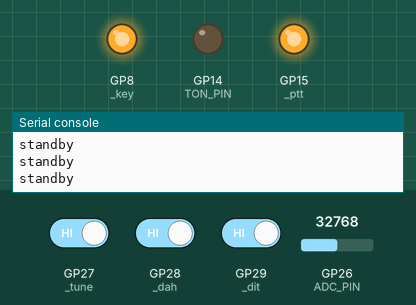
Simulated run of this program. Board: Raspberry Pi Pico running MicroPython. On the bench: output pins drawn as LEDs (lit = HIGH), the last lines printed to the serial console. Dashed ring = blinking. Inputs (shaded band) come from the test bench; at power-on: GP28 (_dah) HIGH, GP27 (_tune) HIGH, GP29 (_dit) HIGH, GP26 (ADC_PIN) = 32768 (analog values on the 0–65535 scale).

Above: at 1.2 s.
1.3 s: GP28 (_dah) driven LOW
At 1.95 s:
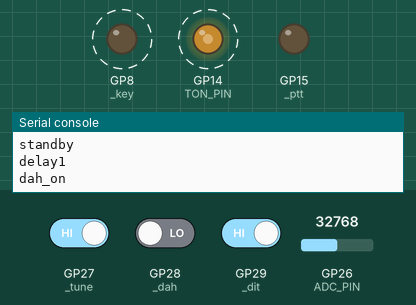
7.3 s: GP27 (_tune) driven LOW and GP28 (_dah) driven HIGH and GP29 (_dit) driven HIGH
At 9.5 s:
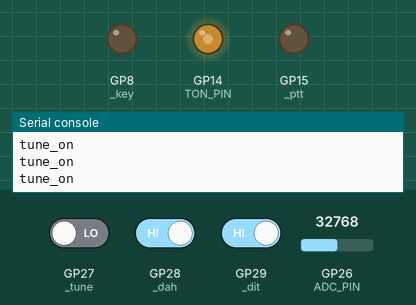
10.2 s: GP27 (_tune) driven HIGH
At 10.7 s:
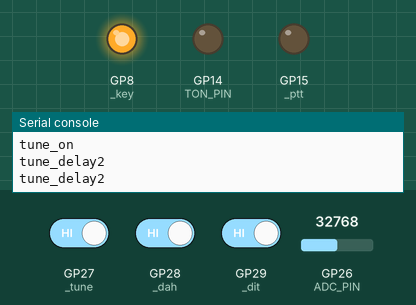
12.3 s: GP27 (_tune) driven LOW
At 13.9 s:
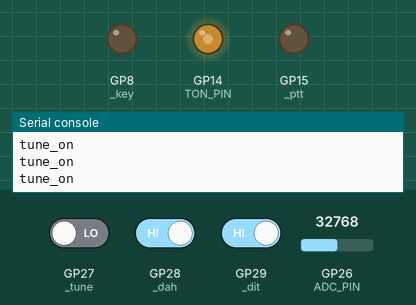
Timing chart, 0 to 15.1 s (numbered marks = the images above; inputs shaded):
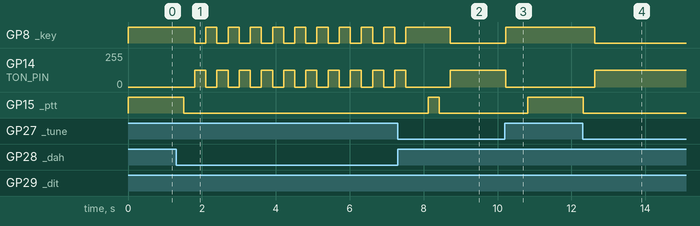

Measured:
- after the input at 1.3 s, GP8 (_key): alternates HIGH for 0.30 s and LOW for 0.30 s, starting after 0.51 s; GP14 (TON_PIN): alternates 127/255 for 0.30 s and 0/255 for 0.30 s, starting after 0.51 s; GP15 (_ptt): HIGH → LOW after 0.21 s
- after the input at 7.3 s, GP15 (_ptt): LOW → HIGH after 0.82 s, → LOW 0.30 s later
- after the input at 10.2 s, GP8 (_key): LOW → HIGH at once; GP14 (TON_PIN): 127/255 → 0/255 at once; GP15 (_ptt): LOW → HIGH after 0.62 s
- after the input at 12.3 s, GP8 (_key): HIGH → LOW after 0.33 s; GP14 (TON_PIN): 0/255 → 127/255 after 0.33 s; GP15 (_ptt): HIGH → LOW at once

The program:

state_machine.py
```python
#### MicroPython v1.23.0 on 2024-06-02; ESP module with ESP8266
from timer import Timer
from time import sleep

#diverse objekte
timer = Timer(0) # Timer fuer dit und dah
timer_poti_lesen = Timer(200,repeat=True)  # alle 200ms wird speed poti gelesen
#  Konstanten verzoegerungen
TDELAY1= const(10) # millisec  anfangsverzoegerung
TDELAY2= const(200) # millisec end verzoegerung


# folgende objekte wurde einzeln getestet,
# sie stehen daher in separaten modulen
import ptt    # ptt ausgang , hier als led low aktiv
import key    # tast ausgang
import tune   # tune taste
import paddle # paddle pins
import poti   # speed poti
import ton    # mithoerton

tdit     = None              # zeit fuer dit
wpm      = None # wird nur fuer anzeige benoetigt

class State():
    def __init__(self):
        self.next = 'standby'
    def set(self,new_state,interval, _key,_ptt):
        self.next=new_state
        timer.start(interval)   # zeitpunkt fuer ende des naechsten zustands
        key.set(_key)   # tasten ausgang ein oder aus
        ptt.set(_ptt)   # ptt ausgang ein oder aus
        ton.set(_key)   # mithörton ein oder aus
state=State()

#funktionen
# word per minute und zeit für kurzes element einstellen
def update_wpm():
    global wpm,tdit
    tdit=poti.read()
    wpm = int(1200 / tdit)


def standby():
    if tune.get():
        state.set('tune_delay1',10 , 0, 1)
    if paddle.dit() or paddle.dah():
        state.set( 'delay1', 10 , 0,1)

def delay1():
    if timer():
        if paddle.dit():
            state.set('dit_on',tdit , 1,1)
        elif paddle.dah():
            state.set('dah_on', tdit*3 , 1,1)
        else:
             # war nix
            state.set('standby',1 , 0,0)

def dit_on():
    if timer():
        state.set('dit_pause',tdit , 0,1)

def dah_on():
    if timer():
        state.set( 'dah_pause',tdit , 0,1)

def dit_pause():
    if timer():
        if paddle.dah():  # dah paddle hat vorrang
            state.set( 'dah_on',tdit*3 , 1,1)
        elif paddle.dit():
            state.set('dit_on',tdit , 1,1)
        else:
            #kein paddle
            state.set( 'delay2', TDELAY2 , 0,1)

def dah_pause():
    if timer():
        if paddle.dit():  # dit paddle hat vorrang
            state.set('dit_on', tdit , 1,1)
        elif paddle.dah():
            state.set( 'dah_on', tdit*3 , 1,1)
        else:
            #kein paddle
            state.set('delay2', TDELAY2 , 0,1)

def delay2():
    if paddle.dit():       # paddle wurde doch noch betaetigt
        state.set('dit_on',tdit , 1,1)
    elif paddle.dah():
        state.set('dah_on', tdit*3 , 1,1)
    elif timer():
        state.set('standby', 1 , 0,0)

def tune_delay1():
    if tune.get():
        state.set('tune_on',1 , 1,1)
    if timer():
        state.set('standby',1 , 0,0)

def tune_on():
    if tune.get(): # noch tune taste gedrueckt
        pass
    else:
        state.set('tune_delay2',400 , 0,1)

def tune_delay2():
    if tune.get():
        state.set('tune_on',1 , 1,1)
    if timer():
        state.set( 'standby', 1 , 0,0)


doState={
'standby'     : standby ,
'delay1'      : delay1,
'dit_on'      : dit_on,
'dah_on'      : dah_on,
'dit_pause'   : dit_pause,
'dah_pause'   : dah_pause,
'delay2'      : delay2,
'tune_delay1' : tune_delay1,
'tune_on'     : tune_on,
'tune_delay2' : tune_delay2}


def run():
    if timer_poti_lesen():  # von zeit zu zeit speed lesen
        update_wpm()
    doState[state.next]()
    print(state.next)
    sleep(.3)

while 1:
    run()
```

timer.py
```python
# timer...

import time
MAX= const(2**16-1)
class Timer:
    def __init__(self,ms, repeat=False):
        self.start(ms)
        self.repeat=repeat
    def start(self,ms):
        if ms==0:
            ms= MAX
        self.interval=int(ms)
        self.deadline = time.ticks_add(time.ticks_ms(), self.interval)
    def __call__(self):
        if  time.ticks_diff(self.deadline, time.ticks_ms()) < 0:
            if self.repeat:
                self.start(self.interval)
            else:
                self.start(0)
            return True
        else:
            return False

if __name__ == '__main__':
    timer= Timer(1000,1)
    while 1:
        if timer():
            print (time.time())
```

ptt.py
```python
from machine import Pin
from ports_rp2040 import *

_ptt   = Pin(PTT_PIN,Pin.OUT,value=1)  # ptt ausgang , hier als led low aktiv
def set(x=False):
    if x:
        _ptt(0)
    else:
        _ptt(1)
```

key.py
```python
from machine import Pin
from ports_rp2040 import *

_key   = Pin(KEY_PIN,Pin.OUT,value=1)  # key ausgang , hier als led low aktiv

def set(x=False):
    if x:
        _key(0)
    else:
        _key(1)
```

tune.py
```python
from machine import Pin
from ports_rp2040 import *

_tune  = Pin(TUNE_PIN,Pin.IN)  # tune taste
def get():
    return not _tune()
```

paddle.py
```python
from machine import Pin
from ports_rp2040 import *

#paddle pins
_dit   = Pin(PADDLE_PIN_2,Pin.IN)
_dah   = Pin(PADDLE_PIN_1,Pin.IN)

def dah():
    return  not _dah()
def dit():
    return  not _dit()
```

poti.py
```python
from machine import Pin,ADC
from ports_rp2040 import *

adc   = ADC(Pin(ADC_PIN))

#speed poti
def read():
    y= adc.read_u16()/ 65535  # 0...1
    tdit=int(1200/(10+30*y))
    return tdit
```

ton.py
```python
# MicroPython v1.20.0 on 2023-04-26; Raspberry Pi Pico with RP2040

from machine import Pin,PWM
from ports_rp2040 import *

# mithoerton
pwm   = PWM ( Pin(TON_PIN))
pwm.freq(800)
pwm.duty_u16(0)

def freq(f):
    pwm.freq(f)
def on():
        pwm.duty_u16(32767)
def off():
        pwm.duty_u16(0)
def set(x=False):
    if x:
        on()
    else:
        off()
```

ports_rp2040.py
```python
# ports_rp2040
# MicroPython v1.20.0 on 2023-04-26; Raspberry Pi Pico with RP2040


PADDLE_PIN_1   = const(28)
PADDLE_PIN_2   = const(29)
ADC_PIN        = const(26)
TON_PIN        = const(14)
TUNE_PIN       = const(27)
KEY_PIN        = const(8)
PTT_PIN        = const(15)
LED_BLAU_PIN  = const(7)
```
